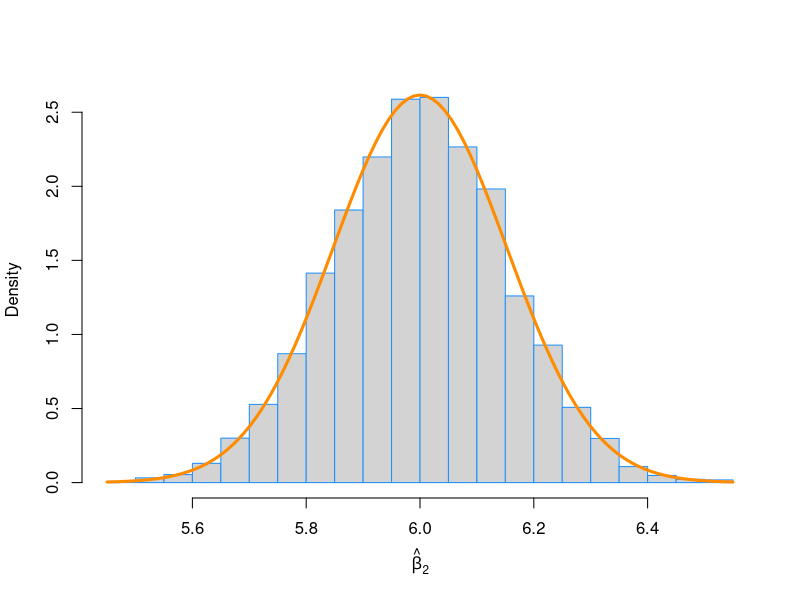

Here is the R script that generated this plot:
set.seed(1337)
n <- 100
p <- 3
beta_0 <- 5
beta_1 <- -2
beta_2 <- 6
sigma <- 4

x0 <- rep(1, n)
x1 <- sample(seq(1, 10, length = n))
x2 <- sample(seq(1, 10, length = n))
X <- cbind(x0, x1, x2)
C <- solve(t(X) %*% X)

C[3, 3]
C[2 + 1, 2 + 1]
# Variance
sigma ^ 2 * C[2 + 1, 2 + 1]
sqrt(sigma ^ 2 * C[2 + 1, 2 + 1])

y <- rep(0, n)
num_sims <- 10000

### ALWAYS PREALLOCATE IN R INSTEAD OF MAKING VECTORS GROW EACH TIME!!!!
beta_hat_2 <- rep(0, num_sims)

for(i in 1:num_sims) {
  eps <- rnorm(n, mean = 0, sd = sigma)
  y <- beta_0 * x0 + beta_1 * x1 + beta_2 * x2 + eps
  fit <- lm(y ~ x1 + x2)
  beta_hat_2[i] <- coef(fit)[3]
}

mean(beta_hat_2)
var(beta_hat_2) # close to sigma ^ 2 * C[2 + 1, 2 + 1]

hist(beta_hat_2, probability = TRUE, breaks = 20,
     xlab = expression(hat(beta)[2]), main = "", border = "dodgerblue")

## I just notice here that dnorm is an expression,
## does not look like is executing and then the result is pass to curve...
## rather seems like curve evaluate the whole dnorm() call as an expression
curve(dnorm(x, mean = beta_2, sd = sqrt(sigma ^ 2 * C[2 + 1, 2 + 1])),
      col = "darkorange", add = TRUE, lwd = 3)

# Instead of the loop we can use replicate function
# which seems to be a sort of function programming mechanism...


sim_beta_hat_2 <- function(){
  eps <- rnorm(n, mean = 0, sd = sigma)
  y <- beta_0 * x0 + beta_1 * x1 + beta_2 * x2 + eps
  fit <- lm(y ~ x1 + x2)
  coef(fit)[3]
}
beta_hat_2_alt <- replicate(n = num_sims, sim_beta_hat_2())

system.time(
  for(i in 1:num_sims) {
    eps <- rnorm(n, mean = 0, sd = sigma)
    y <- beta_0 * x0 + beta_1 * x1 + beta_2 * x2 + eps
    fit <- lm(y ~ x1 + x2)
    beta_hat_2[i] <- coef(fit)[3]
  }
)

system.time(
  beta_hat_2_alt <- replicate(n = num_sims, sim_beta_hat_2())
)

# Note that if I use equals instead of <- to assign the result
# then I need to tell R that it is a whole expression and not
# a parameter being passed to the time function!!!

system.time(
  {beta_hat_2_alt = replicate(n = num_sims, sim_beta_hat_2())}
)
